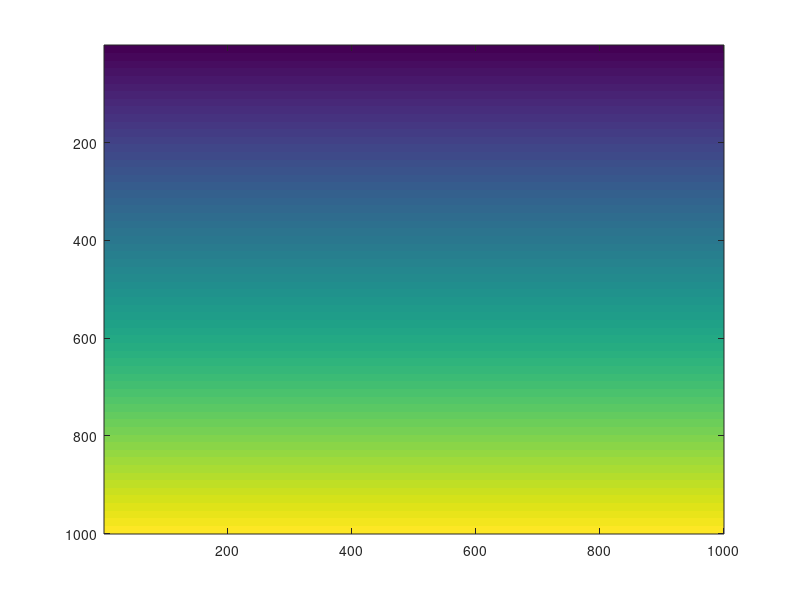

Write MATLAB code to recreate this figure. (Note: this script raises an error after producing the figure.)
ac=1000;
upd=@(a,mu) mu.*a.*(1-a);
a=rand(1,ac);
a=linspace(0,1,ac);
% mu=linspace(3.8281,3.829,ac);
mu=linspace(1,4,ac);
[a,mu]=ndgrid(a,mu);


intl=2;
figure(1)
fi=imagesc(a);
ax=fi.Parent;
set(ax,'XTickLabels',cellstr(num2str(mu(1,ax.XTick)')))
figure(2)

for stepnum=1:stepmax
a=upd(a,mu);
if mod(stepnum,intl)==0
set(fi,'CData',a)
ax=fi.Parent;
set(ax,'XTickLabels',cellstr(num2str(mu(1,ax.XTick)')))

% set(s2,'XData',[s2.XData mu(:)'],'YData',[s2.YData a(:)'])
% scatter(mu(:),a(:),1,'.');
hold on
drawnow
% pause
end

if mod(stepnum,200)==0;
figure(2)
hold off
s2=scatter(mu(:),a(:),1,'.');
hold on

HDa=hist(a>0.5',0:1)';
HDa=bsxfun(@rdivide,HDa,sum(HDa,2));
H=sum(-HDa.*log2(HDa),2,'omitnan');
plot(mu(1,:),H)
end
end
%%
% HDa=hist(a>0.5',0:1)';
% HDa=bsxfun(@rdivide,HDa,sum(HDa,2));
% H=sum(-HDa.*log2(HDa),2,'omitnan');
% figure(3)
% plot(mu(1,:),H)
%%
figure(3)
histogram(a(:),100)